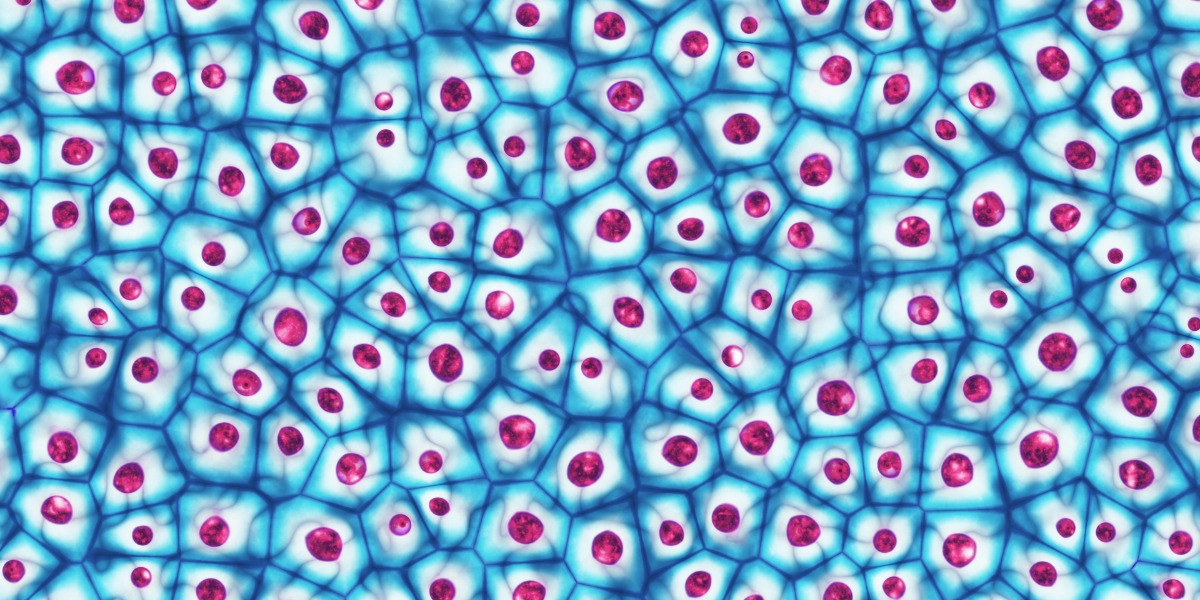
#> input picture images/image1.jpg, 1200 x 600 px; the run also reads 1 picture not shown here
$ jupyter execute --allow-errors image.ipynb
#> lines starting #> are read from the running program, lines starting #| are printed output that depends on the picture; long printed decimals are rounded
**Understanding digital images for Python processing**

[cell 1]
from skimage import io
import numpy as np
from matplotlib import pyplot as plt
from skimage import img_as_float

my_image=io.imread("images/image1.jpg")
#> my_image is the input picture: shape (600, 1200, 3); mean R, G, B 118.4, 164.8, 202.5
print(my_image.min(), my_image.max())
#| 7 255

my_float_image = img_as_float(my_image)
print(my_float_image.min(), my_float_image.max())
#| 0.02745 1.0
plt.imshow(my_float_image)

# random_image= np.random.random([500, 500])
# plt.imshow(random_image)
# print(random_image.min(), random_image.max())

[cell 2]
#pillow
from PIL import Image
img = Image.open("images/image1.jpg")
print(type(img))
#| <class 'PIL.JpegImagePlugin.JpegImageFile'>
print(img.format)
#| JPEG

img1 = np.asarray(img)
print(type(img1))
#| <class 'numpy.ndarray'>

[cell 3]
#matplotlib
#Pyplot

import matplotlib.image as mpimg
import matplotlib.pyplot as plt

imgMP = mpimg.imread("images/image1.jpg")
print(type(imgMP))
#| <class 'numpy.ndarray'>
plt.imshow(imgMP)
plt.colorbar()

from skimage import io, img_as_float, img_as_ubyte
image = io.imread("images/image1.jpg")
print(type(image))
#| <class 'numpy.ndarray'>
plt.imshow(image)
print(image)
#> (printed output is left out)
image_float = img_as_float(image)
print(image_float)
#> (printed output is left out)
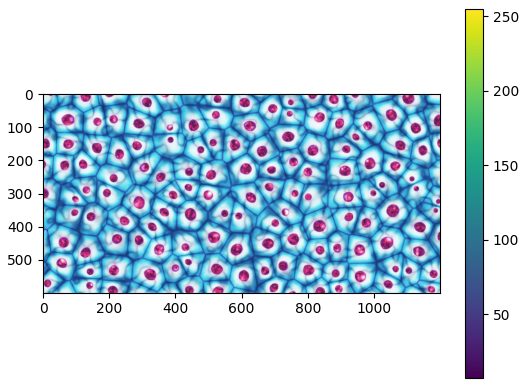
#> figure drawn by matplotlib, 2 panels

[cell 4]
#OpenCV
import cv2

grey_imgCV = cv2.imread("images/image1.jpg", 0)
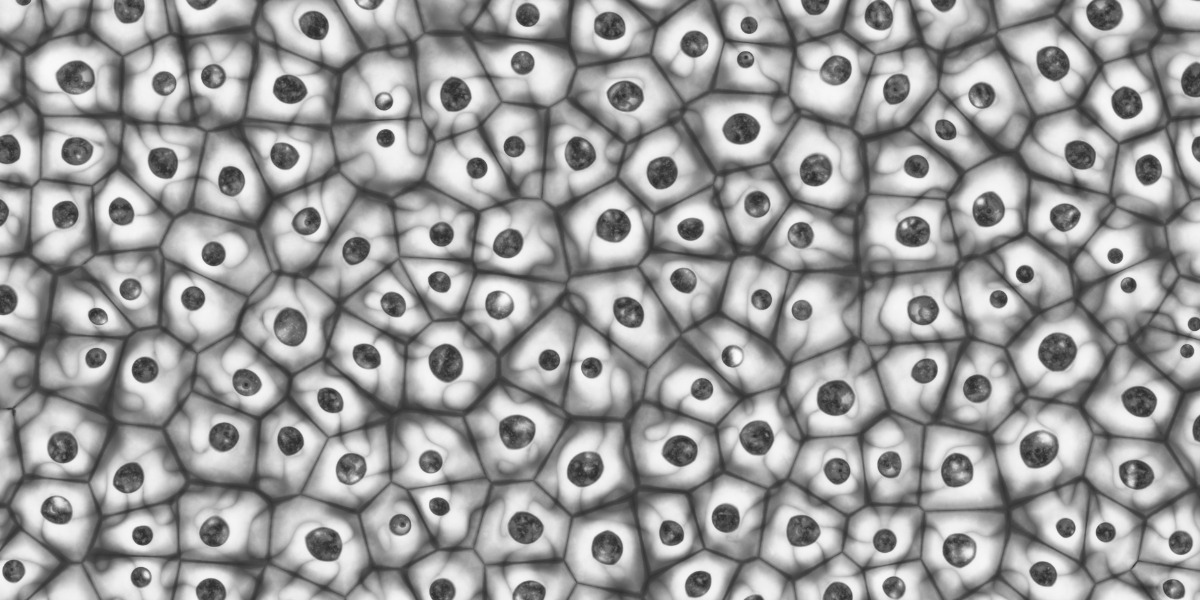
#> grey_imgCV: shape (600, 1200); min 39, max 254, mean 155.2
color_imgCV = cv2.imread("images/image1.jpg", 1)
cv2.imshow("Grey Image", grey_imgCV)
cv2.imshow("Color Image", color_imgCV)


cv2.waitKey(1000)
cv2.destroyAllWindows()

**Proprototy image**
CGI File

[cell 5]
import czifile
#> (the rest of this cell did not finish here and is left out)

**OME-TIFF**

[cell 6]
from apeer_ometiff_library import io
#> (the rest of this cell did not finish here and is left out)

[cell 7]
# glob

import cv2
import glob

path = "images/*"

for file in glob.glob(path):
    print(file)
    a = cv2.imread(file)
    print(a)
#> (printed output is left out)
    c = cv2.cvtColor(a, cv2.COLOR_BGR2RGB)
    cv2.imshow("color Image", c)
    cv2.waitKey(1000)
    cv2.destroyAllWindows

** Image processing using Pillow**

[cell 8]
from PIL import Image

img = Image.open("images/image1.jpg")
print(type(img))
#| <class 'PIL.JpegImagePlugin.JpegImageFile'>
print(img.format)
#| JPEG
print(img.mode)
#| RGB
print(img.size)
#| (1200, 600)

small_img = img.resize((200,300))
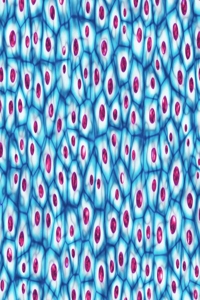
#> small_img: PIL image 200x300 RGB; mean R, G, B 118.4, 164.8, 202.5
small_img.save("images/small_image1.jpg")

img.thumbnail((200,300))
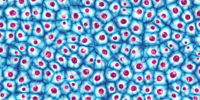
#> img: PIL image 200x100 RGB; mean R, G, B 118.3, 164.7, 202.4
img.save("images/small_tmbnail_imgae1.jpg")
print(img.size)
#| (200, 100)

cropped_img = img.crop((0,0,300,300))
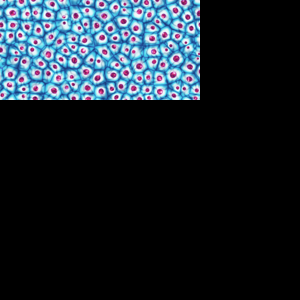
#> cropped_img: PIL image 300x300 RGB; mean R, G, B 26.3, 36.6, 45
cropped_img.save("images/cropped_image1.jpg")

img1 = Image.open("images/image1.jpg")
img2 = Image.open("images/image2.jpg")
print(img2.size)
#| (1920, 1278)
img2.thumbnail((100,100))
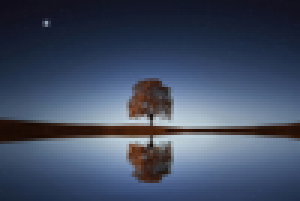
#> img2: PIL image 100x67 RGB (shown 3 times larger); mean R, G, B 65.2, 76.5, 98.4

img1_copy = img1.copy()
img1_copy.paste(img2, (50,50))
img1_copy.save("images/pasted_image1.jpg")

img2_filpLR = img2.transpose(Image.FLIP_LEFT_RIGHT)
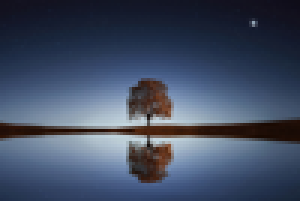
#> img2_filpLR: PIL image 100x67 RGB (shown 3 times larger); mean R, G, B 65.2, 76.5, 98.4
img2_filpLR.save("images/flipLR_image2.jpg")

img2_filpTB = img2.transpose(Image.FLIP_TOP_BOTTOM)
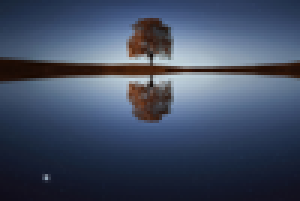
#> img2_filpTB: PIL image 100x67 RGB (shown 3 times larger); mean R, G, B 65.2, 76.5, 98.4
img2_filpTB.save("images/flipTB_image2.jpg")
